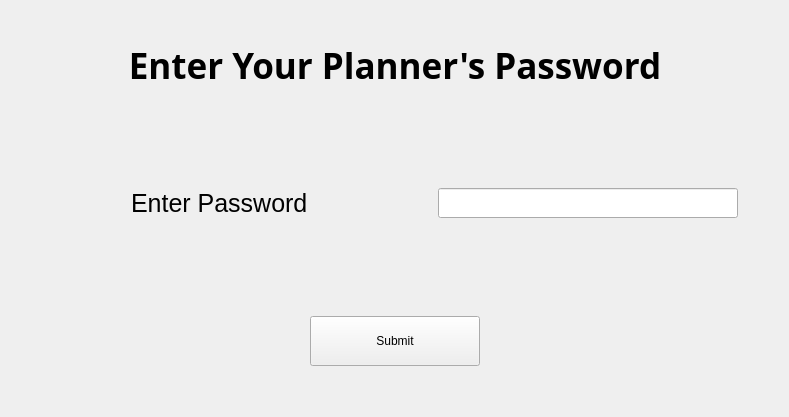
        <widget class="QWidget" name="Planning_password_taker_Page">
         <layout class="QGridLayout" name="gridLayout_15">
          <item row="0" column="1" colspan="2">
           <spacer name="verticalSpacer_29">
            <property name="orientation">
             <enum>Qt::Orientation::Vertical</enum>
            </property>
            <property name="sizeType">
             <enum>QSizePolicy::Policy::Minimum</enum>
            </property>
            <property name="sizeHint" stdset="0">
             <size>
              <width>20</width>
              <height>30</height>
             </size>
            </property>
           </spacer>
          </item>
          <item row="1" column="0" colspan="3">
           <layout class="QHBoxLayout" name="horizontalLayout_54">
            <item>
             <spacer name="horizontalSpacer_162">
              <property name="orientation">
               <enum>Qt::Orientation::Horizontal</enum>
              </property>
              <property name="sizeHint" stdset="0">
               <size>
                <width>40</width>
                <height>20</height>
               </size>
              </property>
             </spacer>
            </item>
            <item>
             <widget class="QLabel" name="label_31">
              <property name="minimumSize">
               <size>
                <width>600</width>
                <height>0</height>
               </size>
              </property>
              <property name="maximumSize">
               <size>
                <width>600</width>
                <height>16777215</height>
               </size>
              </property>
              <property name="baseSize">
               <size>
                <width>280</width>
                <height>0</height>
               </size>
              </property>
              <property name="font">
               <font>
                <family>Ericsson Hilda</family>
                <pointsize>26</pointsize>
                <bold>true</bold>
               </font>
              </property>
              <property name="text">
               <string>Enter Your Planner's Password</string>
              </property>
              <property name="alignment">
               <set>Qt::AlignmentFlag::AlignCenter</set>
              </property>
             </widget>
            </item>
            <item>
             <spacer name="horizontalSpacer_163">
              <property name="orientation">
               <enum>Qt::Orientation::Horizontal</enum>
              </property>
              <property name="sizeHint" stdset="0">
               <size>
                <width>40</width>
                <height>20</height>
               </size>
              </property>
             </spacer>
            </item>
           </layout>
          </item>
          <item row="2" column="0">
           <spacer name="verticalSpacer_30">
            <property name="orientation">
             <enum>Qt::Orientation::Vertical</enum>
            </property>
            <property name="sizeHint" stdset="0">
             <size>
              <width>20</width>
              <height>92</height>
             </size>
            </property>
           </spacer>
          </item>
          <item row="3" column="0" colspan="3">
           <layout class="QHBoxLayout" name="horizontalLayout_55">
            <item>
             <spacer name="horizontalSpacer_164">
              <property name="orientation">
               <enum>Qt::Orientation::Horizontal</enum>
              </property>
              <property name="sizeType">
               <enum>QSizePolicy::Policy::MinimumExpanding</enum>
              </property>
              <property name="sizeHint" stdset="0">
               <size>
                <width>120</width>
                <height>20</height>
               </size>
              </property>
             </spacer>
            </item>
            <item>
             <widget class="QLabel" name="label_32">
              <property name="minimumSize">
               <size>
                <width>261</width>
                <height>0</height>
               </size>
              </property>
              <property name="maximumSize">
               <size>
                <width>261</width>
                <height>16777215</height>
               </size>
              </property>
              <property name="font">
               <font>
                <pointsize>19</pointsize>
               </font>
              </property>
              <property name="text">
               <string>Enter Password</string>
              </property>
             </widget>
            </item>
            <item>
             <spacer name="horizontalSpacer_165">
              <property name="orientation">
               <enum>Qt::Orientation::Horizontal</enum>
              </property>
              <property name="sizeHint" stdset="0">
               <size>
                <width>40</width>
                <height>20</height>
               </size>
              </property>
             </spacer>
            </item>
            <item>
             <widget class="QLineEdit" name="lineEdit_3">
              <property name="minimumSize">
               <size>
                <width>300</width>
                <height>30</height>
               </size>
              </property>
              <property name="maximumSize">
               <size>
                <width>300</width>
                <height>40</height>
               </size>
              </property>
             </widget>
            </item>
            <item>
             <spacer name="horizontalSpacer_166">
              <property name="orientation">
               <enum>Qt::Orientation::Horizontal</enum>
              </property>
              <property name="sizeHint" stdset="0">
               <size>
                <width>40</width>
                <height>20</height>
               </size>
              </property>
             </spacer>
            </item>
           </layout>
          </item>
          <item row="4" column="1">
           <spacer name="verticalSpacer_31">
            <property name="orientation">
             <enum>Qt::Orientation::Vertical</enum>
            </property>
            <property name="sizeHint" stdset="0">
             <size>
              <width>20</width>
              <height>92</height>
             </size>
            </property>
           </spacer>
          </item>
          <item row="5" column="0" colspan="3">
           <layout class="QHBoxLayout" name="horizontalLayout_56">
            <item>
             <spacer name="horizontalSpacer_167">
              <property name="orientation">
               <enum>Qt::Orientation::Horizontal</enum>
              </property>
              <property name="sizeHint" stdset="0">
               <size>
                <width>40</width>
                <height>20</height>
               </size>
              </property>
             </spacer>
            </item>
            <item>
             <widget class="QPushButton" name="pushButton_30">
              <property name="minimumSize">
               <size>
                <width>170</width>
                <height>50</height>
               </size>
              </property>
              <property name="text">
               <string>Submit</string>
              </property>
             </widget>
            </item>
            <item>
             <spacer name="horizontalSpacer_168">
              <property name="orientation">
               <enum>Qt::Orientation::Horizontal</enum>
              </property>
              <property name="sizeHint" stdset="0">
               <size>
                <width>40</width>
                <height>20</height>
               </size>
              </property>
             </spacer>
            </item>
           </layout>
          </item>
          <item row="6" column="2">
           <spacer name="verticalSpacer_32">
            <property name="orientation">
             <enum>Qt::Orientation::Vertical</enum>
            </property>
            <property name="sizeType">
             <enum>QSizePolicy::Policy::Minimum</enum>
            </property>
            <property name="sizeHint" stdset="0">
             <size>
              <width>20</width>
              <height>40</height>
             </size>
            </property>
           </spacer>
          </item>
         </layout>
        </widget>
